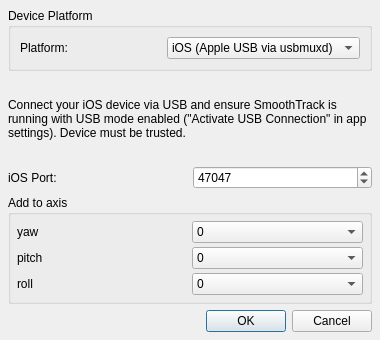
<?xml version="1.0" encoding="UTF-8"?>
<ui version="4.0">
 <class>UISmoothTrackControls</class>
 <widget class="QWidget" name="UISmoothTrackControls">
  <property name="windowModality">
   <enum>Qt::NonModal</enum>
  </property>
  <property name="geometry">
   <rect>
    <x>0</x>
    <y>0</y>
    <width>380</width>
    <height>340</height>
   </rect>
  </property>
  <property name="windowTitle">
   <string>SmoothTrack (USB) settings</string>
  </property>
  <property name="windowIcon">
   <iconset>
    <normaloff>../gui/images/opentrack.png</normaloff>../gui/images/opentrack.png</iconset>
  </property>
  <layout class="QVBoxLayout" name="mainLayout">
   <property name="spacing">
    <number>6</number>
   </property>
   <property name="margin">
    <number>8</number>
   </property>
   <item>
    <widget class="QGroupBox" name="groupPlatform">
     <property name="title">
      <string>Device Platform</string>
     </property>
     <layout class="QHBoxLayout" name="layoutPlatform">
      <item>
       <widget class="QLabel" name="labelPlatform">
        <property name="text">
         <string>Platform:</string>
        </property>
       </widget>
      </item>
      <item>
       <widget class="QComboBox" name="comboPlatform">
        <item>
         <property name="text">
          <string>iOS (Apple USB via usbmuxd)</string>
         </property>
        </item>
        <item>
         <property name="text">
          <string>Android (USB via ADB Relay)</string>
         </property>
        </item>
       </widget>
      </item>
     </layout>
    </widget>
   </item>
   <item>
    <widget class="QStackedWidget" name="stackedSettings">
     <property name="currentIndex">
      <number>0</number>
     </property>
     <widget class="QWidget" name="pageIOS">
      <layout class="QVBoxLayout" name="layoutIOS">
       <property name="margin">
        <number>0</number>
       </property>
       <item>
        <widget class="QLabel" name="label_info_ios">
         <property name="text">
          <string>Connect your iOS device via USB and ensure SmoothTrack is running with USB mode enabled ("Activate USB Connection" in app settings). Device must be trusted.</string>
         </property>
         <property name="wordWrap">
          <bool>true</bool>
         </property>
        </widget>
       </item>
       <item>
        <layout class="QHBoxLayout" name="layoutIOSPort">
         <item>
          <widget class="QLabel" name="label_ios_port">
           <property name="text">
            <string>iOS Port:</string>
           </property>
          </widget>
         </item>
         <item>
          <widget class="QSpinBox" name="spinPortNumber">
           <property name="minimum">
            <number>1</number>
           </property>
           <property name="maximum">
            <number>65535</number>
           </property>
           <property name="value">
            <number>47047</number>
           </property>
          </widget>
         </item>
        </layout>
       </item>
      </layout>
     </widget>
     <widget class="QWidget" name="pageAndroid">
      <layout class="QVBoxLayout" name="layoutAndroid">
       <property name="margin">
        <number>0</number>
       </property>
       <item>
        <widget class="QLabel" name="label_info_android">
         <property name="text">
          <string>Connect Android device via USB with USB Debugging enabled. In SmoothTrack Android settings, set IP to 127.0.0.1 and Port to 4242.</string>
         </property>
         <property name="wordWrap">
          <bool>true</bool>
         </property>
        </widget>
       </item>
       <item>
        <layout class="QHBoxLayout" name="layoutAndroidPort">
         <item>
          <widget class="QLabel" name="label_android_port">
           <property name="text">
            <string>Android Port:</string>
           </property>
          </widget>
         </item>
         <item>
          <widget class="QSpinBox" name="spinAndroidPortNumber">
           <property name="minimum">
            <number>1</number>
           </property>
           <property name="maximum">
            <number>65535</number>
           </property>
           <property name="value">
            <number>4242</number>
           </property>
          </widget>
         </item>
        </layout>
       </item>
       <item>
        <layout class="QHBoxLayout" name="layoutAdbPath">
         <item>
          <widget class="QLabel" name="label_adb_path">
           <property name="text">
            <string>Custom ADB:</string>
           </property>
          </widget>
         </item>
         <item>
          <widget class="QLineEdit" name="lineAdbPath">
           <property name="placeholderText">
            <string>Auto-detect (leave blank)</string>
           </property>
          </widget>
         </item>
        </layout>
       </item>
      </layout>
     </widget>
    </widget>
   </item>
   <item>
    <widget class="QGroupBox" name="groupBox_2">
     <property name="title">
      <string>Add to axis</string>
     </property>
     <layout class="QGridLayout" name="gridLayout_3">
      <property name="margin">
       <number>6</number>
      </property>
      <property name="spacing">
       <number>4</number>
      </property>
      <item row="0" column="0">
       <widget class="QLabel" name="label_7">
        <property name="text">
         <string>yaw</string>
        </property>
       </widget>
      </item>
      <item row="0" column="1">
       <widget class="QComboBox" name="add_yaw">
        <item>
         <property name="text">
          <string>0</string>
         </property>
        </item>
        <item>
         <property name="text">
          <string>+90</string>
         </property>
        </item>
        <item>
         <property name="text">
          <string>-90</string>
         </property>
        </item>
        <item>
         <property name="text">
          <string>+180</string>
         </property>
        </item>
        <item>
         <property name="text">
          <string>-180</string>
         </property>
        </item>
       </widget>
      </item>
      <item row="1" column="0">
       <widget class="QLabel" name="label_8">
        <property name="text">
         <string>pitch</string>
        </property>
       </widget>
      </item>
      <item row="1" column="1">
       <widget class="QComboBox" name="add_pitch">
        <item>
         <property name="text">
          <string>0</string>
         </property>
        </item>
        <item>
         <property name="text">
          <string>+90</string>
         </property>
        </item>
        <item>
         <property name="text">
          <string>-90</string>
         </property>
        </item>
        <item>
         <property name="text">
          <string>+180</string>
         </property>
        </item>
        <item>
         <property name="text">
          <string>-180</string>
         </property>
        </item>
       </widget>
      </item>
      <item row="2" column="0">
       <widget class="QLabel" name="label_10">
        <property name="text">
         <string>roll</string>
        </property>
       </widget>
      </item>
      <item row="2" column="1">
       <widget class="QComboBox" name="add_roll">
        <item>
         <property name="text">
          <string>0</string>
         </property>
        </item>
        <item>
         <property name="text">
          <string>+90</string>
         </property>
        </item>
        <item>
         <property name="text">
          <string>-90</string>
         </property>
        </item>
        <item>
         <property name="text">
          <string>+180</string>
         </property>
        </item>
        <item>
         <property name="text">
          <string>-180</string>
         </property>
        </item>
       </widget>
      </item>
     </layout>
    </widget>
   </item>
   <item>
    <widget class="QDialogButtonBox" name="buttonBox">
     <property name="standardButtons">
      <set>QDialogButtonBox::Cancel|QDialogButtonBox::Ok</set>
     </property>
    </widget>
   </item>
  </layout>
 </widget>
 <resources/>
 <connections/>
</ui>
